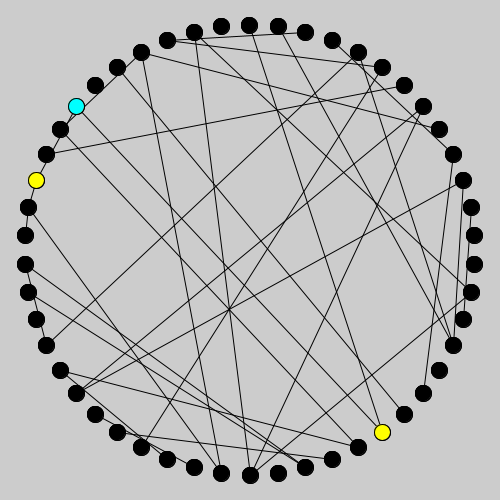
Frame 1 (no input)
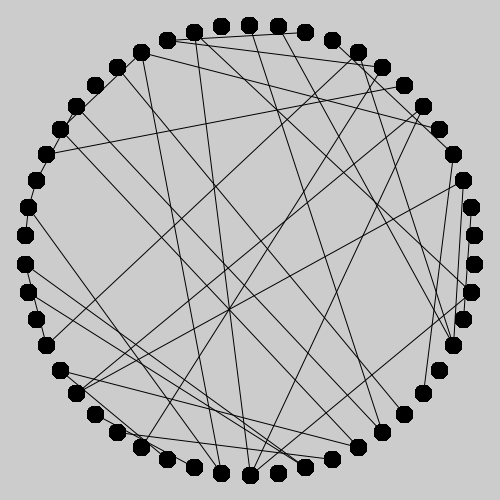
Frame 60 (the mouse pressed at the canvas centre just before this capture)
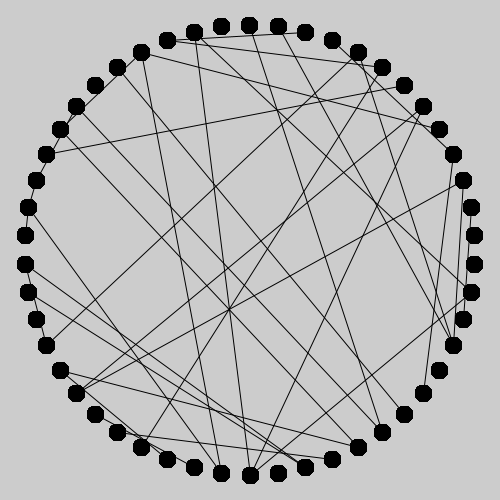
Frame 120 (the mouse held since frame 60 and released just before this capture)

The Processing sketch that drew these frames (run headless with seeded random() and noise(); from frame 60 on, the mouse is pressed at the canvas centre):

// Processing sketch: PingPongNet06
// ── PingPongNet06.pde
// Network of activations with refractions
//-///////////////////////////////////////

final int RESTS=-1; //Cannot be activated
final int READY=0;  //Susceptible to activation
final int ACTIVE=1; //Active state of node

class Node {
  int     active_state=0;    //State of node, initialisation in definition place
  boolean will_be_act=false; //Future state of the node. Internal use only.
  int visX,visY; //Spatial position of the node. For visualisation only!
}

final int   NUMBER_OF_NODES=50;  //We need some nodes
final float CONNECTION_PROB=0.03; //0.033; //And we have to choose which of them are connected.

Node[]  nodes=new Node[NUMBER_OF_NODES];
int[][] connections=new int[NUMBER_OF_NODES][NUMBER_OF_NODES];

void setup()
{
  size(500,500);
  frameRate(5);
  initNodes();
  initConnections();
  viewConnections();
  viewNodes();
}

void draw()
{
  changeStates();
  //viewConnections();
  viewNodes();
}

void initNodes() //Arrangement of nodes on a circle 
{
  float R=min(width,height)/2.0*0.9; println("R:",R);
  for(int i=0;i<NUMBER_OF_NODES;i++)
  {
    nodes[i]=new Node(); //State was set during construction.
    float angle=float(i)/NUMBER_OF_NODES*TWO_PI;
    nodes[i].visX=int(width/2.0+sin(angle)*R);
    nodes[i].visY=int(height/2.0+cos(angle)*R);  println(degrees(angle),'\t',angle,'\t',nodes[i].visX,nodes[i].visY);
  }
  
  int a=(int)random(NUMBER_OF_NODES); //Which node will be activated?
  nodes[a].active_state=ACTIVE;
}

void initConnections()
{
  for(int a=0;a<NUMBER_OF_NODES;a++)
  {
    for(int b=a+1;b<NUMBER_OF_NODES;b++)
    {
      int connected=(random(1.0)<CONNECTION_PROB?1:0); //are a and b connected or not.
      connections[a][b]=connected;
      print(connected,' ');
      connections[b][a]=connected; //The shadow of connection (because they are symmetric)
    }
    println();
  }
}

void viewConnections()
{
  for(int a=0;a<NUMBER_OF_NODES;a++)
  {
    for(int b=a+1;b<NUMBER_OF_NODES;b++)
    {
      int connected=connections[a][b]; //are a and b connected or not.
      if(connected>0)
        line(nodes[a].visX,nodes[a].visY,nodes[b].visX,nodes[b].visY);
    }
  }
}

void viewNodes()
{
  float D=min(width,height)/30; //Visual diameter of node
  
  for(int i=0;i<NUMBER_OF_NODES;i++)
  {
    switch(nodes[i].active_state) {
    case RESTS:  fill(0,255,255); break; //resting nodes are cyan
    case ACTIVE: fill(255,255,0); break; //active nodes are yellow
    default:
      fill(0); break; //otherwise node are black
    }  
    circle(nodes[i].visX,nodes[i].visY,D);  
  }
}

void changeStates()
{
  // First we calculate new activations into internal fields.
  for(int i=0;i<NUMBER_OF_NODES;i++)
    if(nodes[i].active_state==ACTIVE)
    {
      for(int j=0;j<NUMBER_OF_NODES;j++)
      if(connections[i][j]>0)
         nodes[j].will_be_act=true; //Transfer acctivation
    }
  
  // Then we change states of nodes, and clear internal fields.
  boolean flag=false;
  for(int i=0;i<NUMBER_OF_NODES;i++)
  {
    switch(nodes[i].active_state) {
    case RESTS:  nodes[i].active_state=READY; break;
    case ACTIVE: nodes[i].active_state=RESTS; break;
    case READY: if(nodes[i].will_be_act) { nodes[i].active_state=ACTIVE; flag=true; } break;
    default:
      println("INVALID STATE!",nodes[i].active_state); break;
    }
     
    nodes[i].will_be_act=false;
  }
  
  if(flag) println("Activation is continued in frame",frameCount);

}

/// @date 2025-11-18 (https://github.com/borkowsk/bookProcessingEN)
